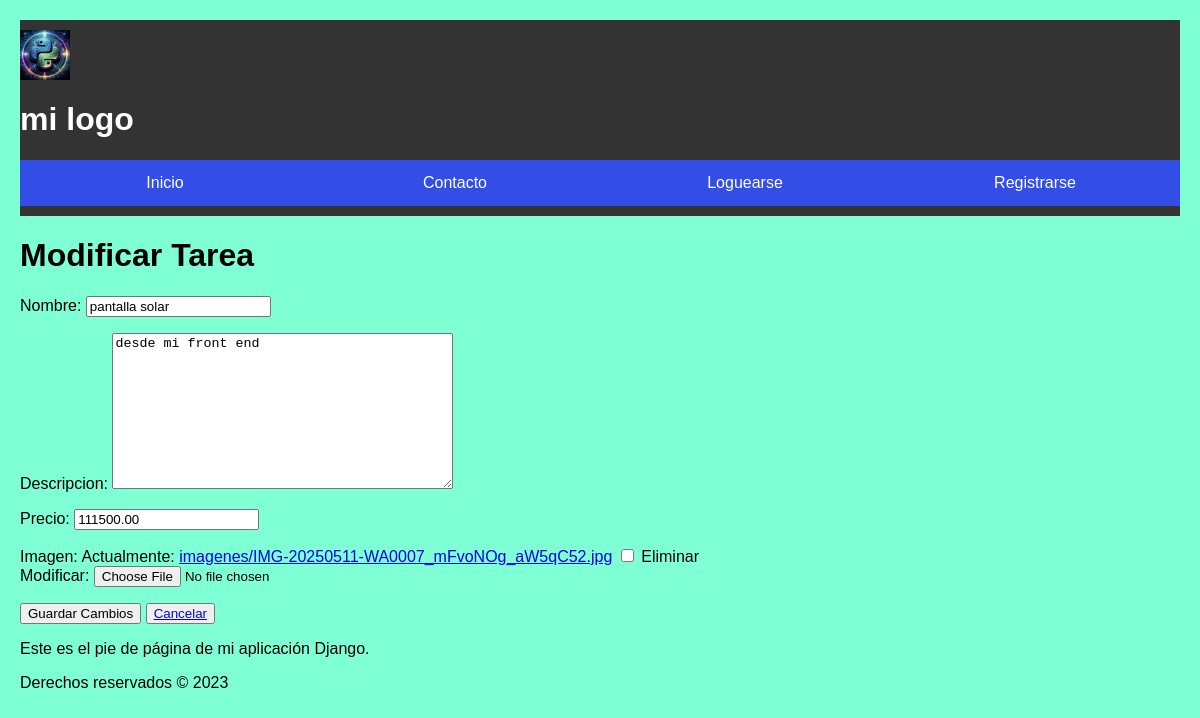
Screenshot of /modificar_tarea/4/ with the database file from the repository.
### myapp/models.py (models this page shows, shortened)
class Tareas(models.Model):
    nombre = models.CharField(max_length=100)
    descripcion = models.TextField(blank=True)
    fecha_creacion = models.DateTimeField(auto_now_add=True)
    precio = models.DecimalField(max_digits=10, decimal_places=2)
    usuario = models.ForeignKey(User, on_delete=models.CASCADE)
    imagen = models.ImageField(upload_to='imagenes/', blank=True, null=True)

### myapp/views.py (the view)
# urls.py: path("modificar_tarea/<int:tarea_id>/", views.modificar_tarea, name="modificar_tarea"),
def modificar_tarea(request, tarea_id):
    tarea = get_object_or_404(Tareas, id=tarea_id)  # Obtiene la tarea específica por id
    modificar= Tareas.objects.get(id=tarea_id)  # Obtiene la tarea para modificarla
    if request.method == 'POST':
        form = TareasForm(request.POST, instance=modificar)  # Crea un formulario con los datos de la tarea
        if form.is_valid():
            form.save()  # Guarda los cambios en la tarea
            return redirect('tareas')  # Redirige a la vista de tareas
        else:
            return render(request, 'modificar_tarea.html', {
                'form': form,
                'tarea': tarea,
                'error': 'Error al modificar la tarea'})
    else:
        form = TareasForm(instance=modificar)  # Crea un formulario con los datos actuales de la tarea
        return render(request, 'modificar_tarea.html', {'form': form, 'tarea': tarea}) # de tareas con el formulario y la tarea modificar

### myapp/form.py
class TareasForm(ModelForm):
	class Meta:
		model = Tareas
		fields = ['nombre', 'descripcion', 'precio', 'imagen']

### myapp/templates/modificar_tarea.html (shortened to what this page needs)
{% extends 'base.html' %}
    {% block content %}
    <h1>Modificar Tarea</h1>
    <form method="post">
        {{ form.as_p }}
        <button type="submit">Guardar Cambios</button>
        <button><a href="{% url 'tareas' %}">Cancelar</a></button>
    </form>
    {% endblock %}

### myapp/static/styles/estilos.css (style rules this page uses)
body { font-family: 'Franklin Gothic Medium', 'Arial Narrow', Arial, sans-serif; background-color: aquamarine; margin: 0; padding: 20px; }

### rows the page displays
Tareas: nombre "pantalla solar", descripcion "desde mi front end", precio "111500.00"
